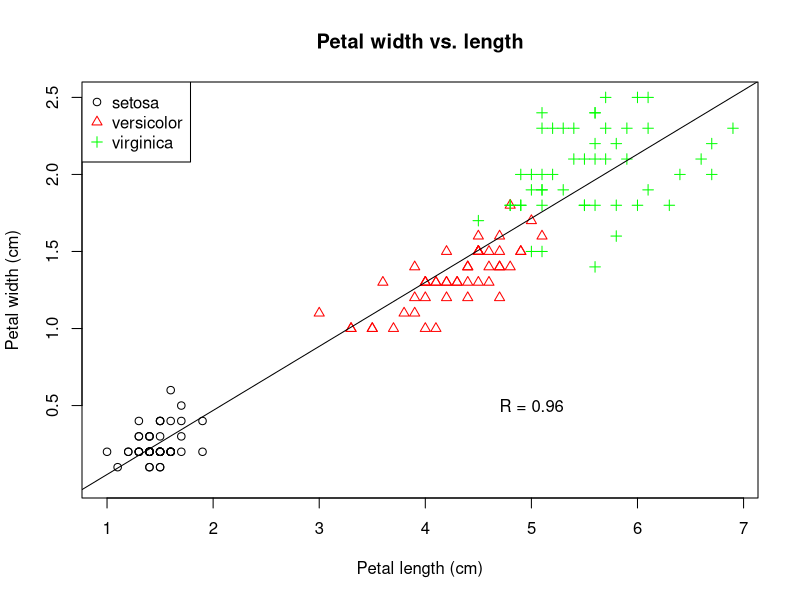
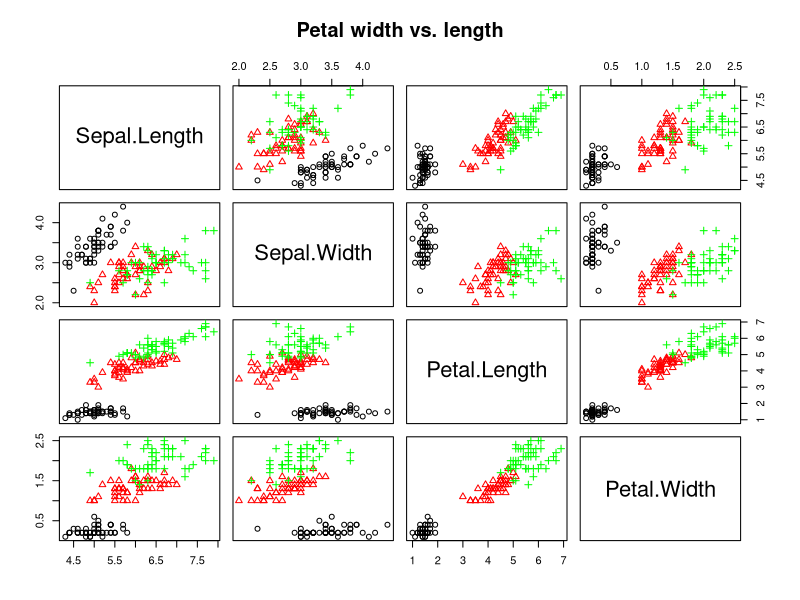
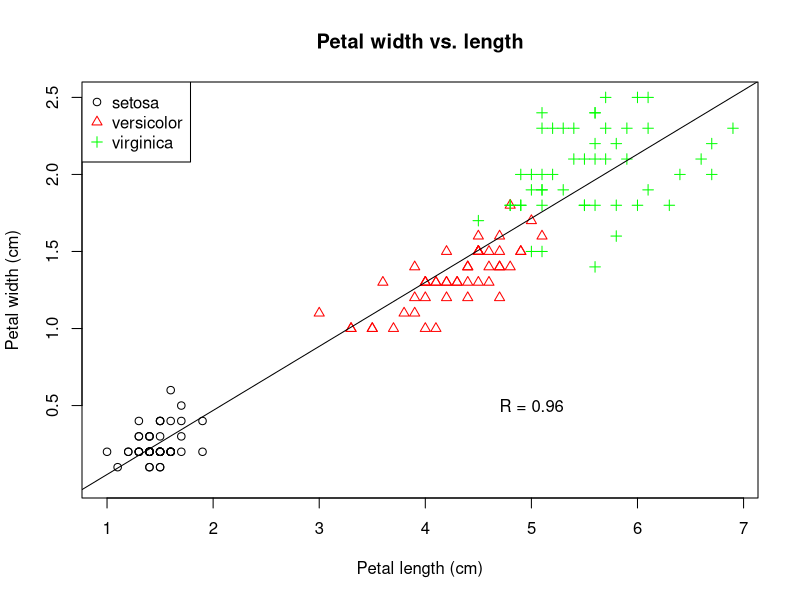
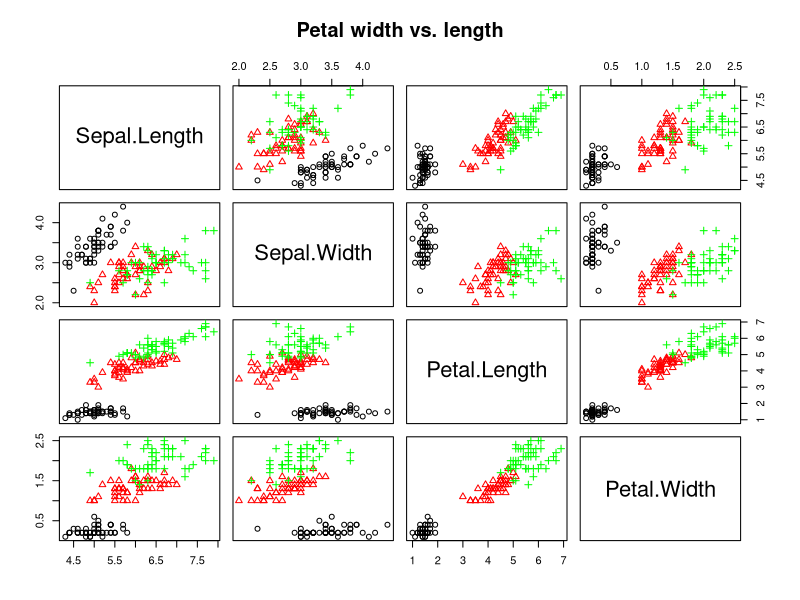

Source code (R) for these figures, in order:
## ---- chunk 1
data("iris")
## ---- chunk 2
d.setosa<-iris[iris$Species=='setosa',]
d.versicolor<-iris[iris$Species=='versicolor',]  
d.virginica<-iris[iris$Species=='virginica',] 
  
x_range <- range(1, iris$Petal.Length)
y_range <- range(0, iris$Petal.Width)

plot(d.setosa$Petal.Length, d.setosa$Petal.Width,
     xlim=x_range ,ylim=y_range, main="Petal width vs. length",
     xlab="Petal length (cm)", ylab="Petal width (cm)", axes=FALSE)
lines(d.versicolor$Petal.Length, d.versicolor$Petal.Width,
      type = "p", pch=2, col="red", xlim=x_range ,ylim=y_range, axes=FALSE, ann=FALSE)
lines(d.virginica$Petal.Length, d.virginica$Petal.Width,
      type = "p", pch=3, col="green", xlim=x_range ,ylim=y_range, axes=FALSE, ann=FALSE)

axis(1, at=seq(1,7))
axis(2, at=seq(0.5, 2.5,by=0.5))
box()

legend("topleft", legend=c("setosa","versicolor","virginica"),
       col=c("black","red","green"), pch=1:2:3 )

abline(lm(iris$Petal.Width ~ iris$Petal.Length), col="black")
text(5, 0.5, paste("R =", round(cor(iris$Petal.Length, iris$Petal.Width), 2)))
## ---- chunk 3
pairs(iris[1:4], 
      col=c("black", "red", "green")[iris$Species], 
      pch=c(1, 2, 3)[iris$Species], 
      main="Petal width vs. length")
## ---- chunk 4
pdf(file = "outputs/Scatter_plot_1.pdf", paper = "A4r")

d.setosa<-iris[iris$Species=='setosa',]
d.versicolor<-iris[iris$Species=='versicolor',]  
d.virginica<-iris[iris$Species=='virginica',] 
  
x_range <- range(1, iris$Petal.Length)
y_range <- range(0, iris$Petal.Width)

plot(d.setosa$Petal.Length, d.setosa$Petal.Width,
     xlim=x_range ,ylim=y_range, main="Petal width vs. length",
     xlab="Petal length (cm)", ylab="Petal width (cm)", axes=FALSE)
lines(d.versicolor$Petal.Length, d.versicolor$Petal.Width,
      type = "p", pch=2, col="red", xlim=x_range ,ylim=y_range, axes=FALSE, ann=FALSE)
lines(d.virginica$Petal.Length, d.virginica$Petal.Width,
      type = "p", pch=3, col="green", xlim=x_range ,ylim=y_range, axes=FALSE, ann=FALSE)

axis(1, at=seq(1,7))
axis(2, at=seq(0.5, 2.5,by=0.5))
box()

legend("topleft", legend=c("setosa","versicolor","virginica"),
       col=c("black","red","green"), pch=1:2:3 )

abline(lm(iris$Petal.Width ~ iris$Petal.Length), col="black")
text(5, 0.5, paste("R =", round(cor(iris$Petal.Length, iris$Petal.Width), 2)))

dev.off()

pdf(file = "outputs/Scatter_plot_2.pdf", paper = "A4r")

pairs(iris[1:4], 
      col=c("black", "red", "green")[iris$Species], 
      pch=c(1, 2, 3)[iris$Species], 
      main="Petal width vs. length")

dev.off()
